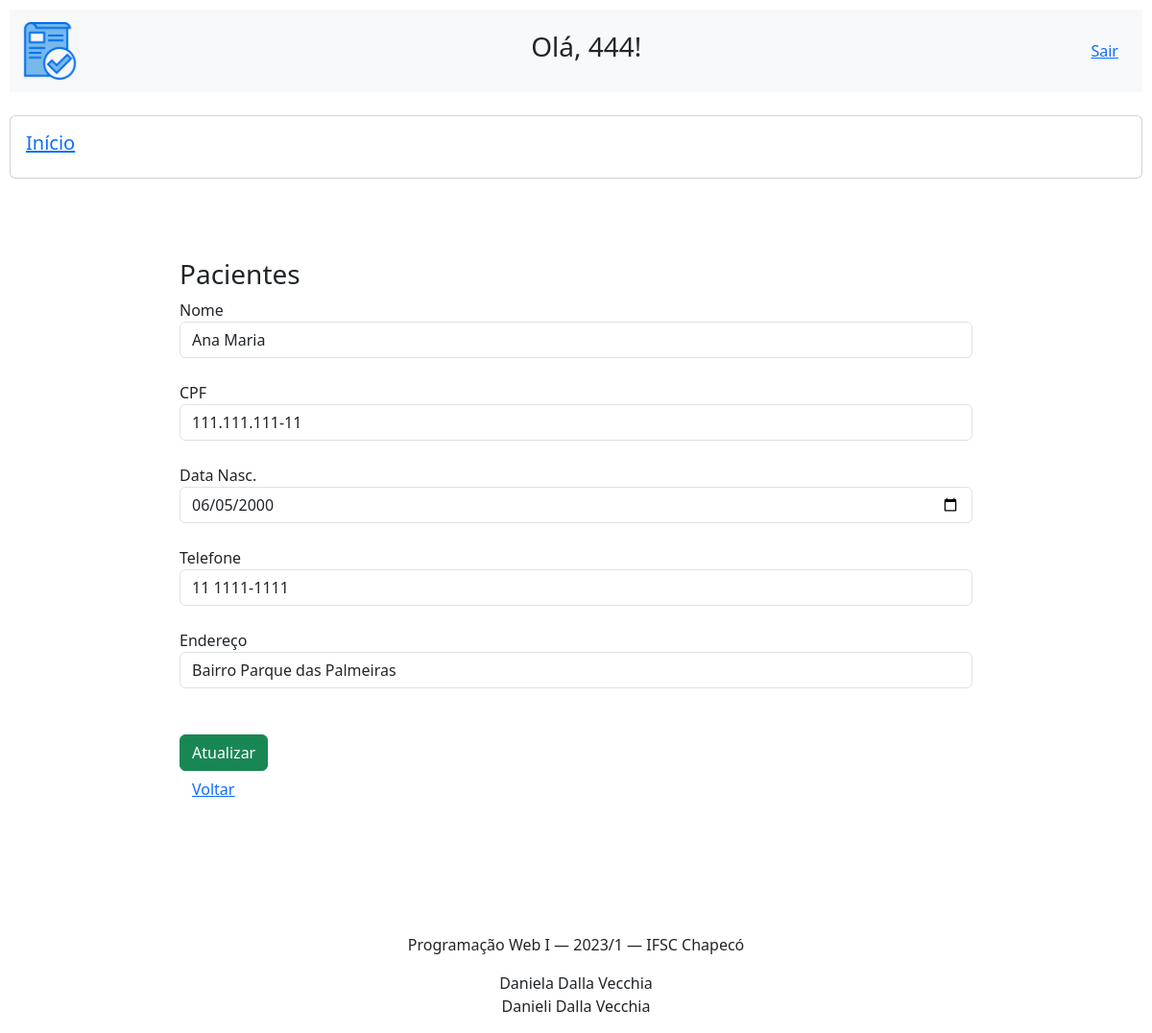
Page /view/PacienteForm.php?id=6 (signed in) on the committed database.
### tables this page shows
CREATE TABLE IF NOT EXISTS `paciente` (
  `id` int NOT NULL AUTO_INCREMENT,
  `nome_paciente` varchar(50) DEFAULT NULL,
  `cpf_paciente` varchar(50) DEFAULT NULL,
  `dataNasc_paciente` varchar(50) DEFAULT NULL,
  `telefone_paciente` varchar(50) DEFAULT NULL,
  `endereco_paciente` varchar(50) DEFAULT NULL,
  PRIMARY KEY (`id`),
  UNIQUE KEY `cpf_paciente` (`cpf_paciente`)
);

### model/BD.class.php (called while the page is built, shortened)
<?php
class BD
{
    private $host = "localhost";
    private $dbname = "db_aula";
    private $port = 3306;
    private $usuario = "root";
    private $senha = "";
    private $db_charset = "utf8";
    public function conn()
    {
        $conn = "mysql:host=$this->host;dbname=$this->dbname;port=$this->port";
        return new PDO(
            $conn,
            $this->usuario,
            $this->senha,
            [PDO::MYSQL_ATTR_INIT_COMMAND => "SET NAMES " . $this->db_charset]
        );
    }
    public function buscar($nome_tabela, $id)
    {
        $conn = $this->conn();
        $sql = "SELECT * FROM $nome_tabela WHERE id=?;";
        $st = $conn->prepare($sql);
        $st->execute([$id]);
        return $st->fetchObject();
    }
}

### controller/PacienteController.php (called while the page is built, shortened)
<?php
include "../model/BD.class.php";
class PacienteController {
    private $model;
    private $table = "paciente";
    public function __construct(){
        $this->model = new BD();
    }
     public function buscar($id){
         return $this->model->buscar($this->table, $id);
        }
    }

### view/PacienteForm.php (the view, shortened to what this page needs)
<?php
include_once '../controller/PacienteController.php';
include "base/header.php";
$contato = new PacienteController();
if (!empty($_GET['id'])) {
  $data = $contato->buscar($_GET['id']);
}
?>
<form action="PacienteForm.php" method="post"  >
  <h3>Pacientes</h3>
  <label for="">Nome</label>
  <input type="text" name="nome_paciente" class="form-control" value="<?php echo (!empty($data->nome_paciente) ? $data->nome_paciente : "") ?>"><br>
  <label for="">CPF</label>
  <input type="text" name="cpf_paciente" class="form-control" value="<?php echo (!empty($data->cpf_paciente) ? $data->cpf_paciente : "") ?>"><br>
  <label for="">Data Nasc.</label>
  <input type="date" name="dataNasc_paciente" class="form-control" value="<?php echo (!empty($data->dataNasc_paciente) ? $data->dataNasc_paciente : "") ?>"><br>
  <label for="">Telefone</label>
  <input type="phone" name="telefone_paciente" class="form-control" value="<?php echo (!empty($data->telefone_paciente) ? $data->telefone_paciente : "") ?>"><br>
  <label for="">Endereço</label>
  <input type="text" name="endereco_paciente" class="form-control" value="<?php echo (!empty($data->endereco_paciente) ? $data->endereco_paciente : "") ?>"><br>
  <br>
  <button type="submit" class="btn btn-success">
    <?php echo (empty($_GET['id']) ? "Salvar" : "Atualizar") ?>
  </button><br>
  <button class="btn btn-link"><a href="PacienteList.php">Voltar</a></button>
  <br><br>
</form>
<?php
include "base/rodape.php";

### css/style.css (style rules this page uses)
html { height: 100%; width: 100%; padding: 10px; }
form { margin-left: 15%; margin-right: 15%; margin-bottom: 5%; margin-top: 5%; }

### rows in the picture
paciente: nome_paciente "Ana Maria", cpf_paciente "111.111.111-11", dataNasc_paciente "06/05/2000", telefone_paciente "11 1111-1111", endereco_paciente "Bairro Parque das Palmeiras"

### other values in the picture
$login "444"
